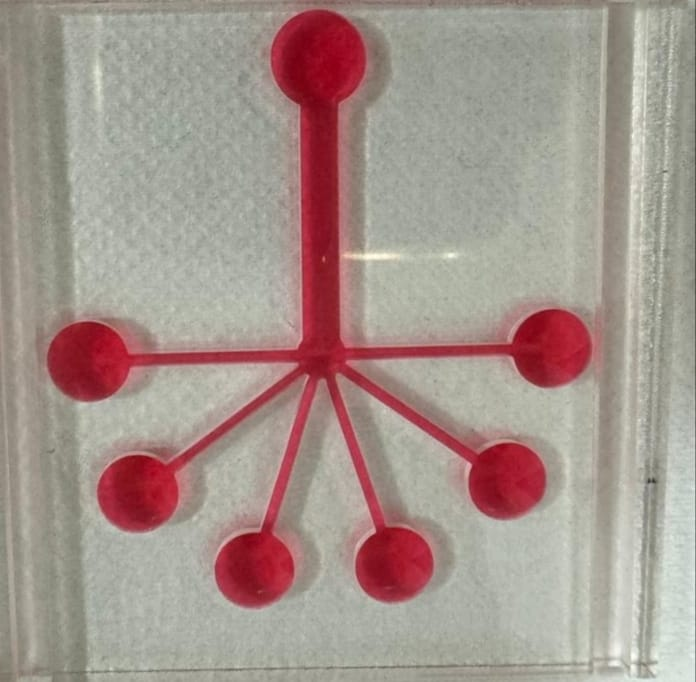
#> input picture Project_imgPROCESSING_img.jpeg, 696 x 682 px
$ python RGB_edgedetect.py
#> lines starting #> are read from the running program, lines starting #| are printed output that depends on the picture; after the words box and inside, x2 and y2 are one past the last pixel; in counts of white or black regions, pixels touching at a corner belong together
import cv2
import numpy as np

# Read the input image
image = cv2.imread('Project_imgPROCESSING_img.jpeg')
#> image is the input picture: shape (682, 696, 3); mean B, G, R 141, 148.2, 165.3

# Convert the image to grayscale
gray = cv2.cvtColor(image, cv2.COLOR_BGR2GRAY)
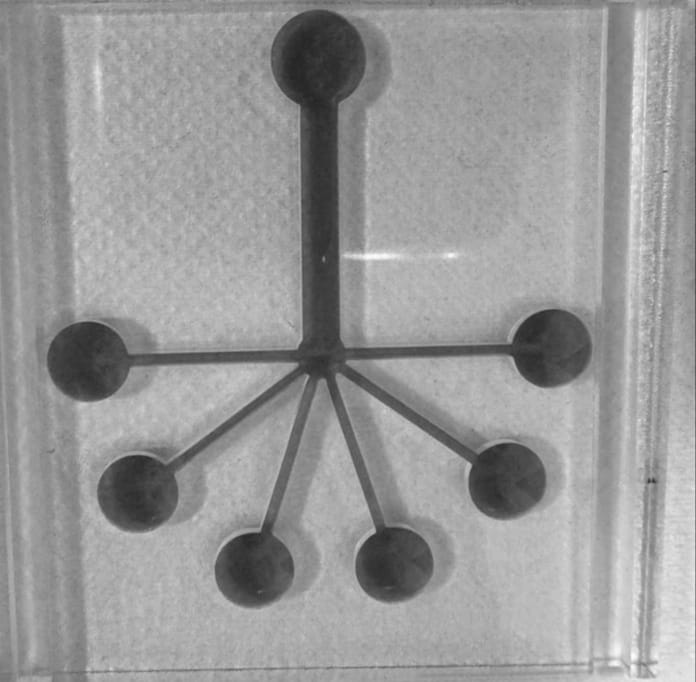
#> gray: shape (682, 696); min 36, max 253, mean 152.5

# Perform Gaussian blurring to reduce noise
blurred = cv2.GaussianBlur(gray, (5, 5), 0)

# Apply Hough Circle Transform for circle detection
circles = cv2.HoughCircles(blurred, cv2.HOUGH_GRADIENT, dp=1, minDist=50,
                            param1=200, param2=30, minRadius=10, maxRadius=100)
#> circles = [[87.5, 361.5, 40.5], [317.5, 58.5, 48.4], [137.5, 493.5, 39.2], [254.5, 570.5, 39.3], [552.5, 348.5, 40.3], [392.5, 565.5, 37.5], [506.5, 481.5, 39.4]]

# Dictionary mapping circle indices to their names
circle_names = {0: "Circle 1", 1: "Circle 2", 2: "Circle 3", 3: "Circle 4", 4: "Circle 5", 5: "Circle 6", 6: "Circle 7"}  # Add more names as needed

# If circles are detected
if circles is not None:
    # Convert the (x, y) coordinates and radius of the circles to integers
    circles = np.round(circles[0, :]).astype("int")
#> circles = [[88, 362, 40], [318, 58, 48], [138, 494, 39], [254, 570, 39], [552, 348, 40], [392, 566, 38], [506, 482, 39]]

    # Loop over the detected circles
    for i, (x, y, r) in enumerate(circles):
        # Extract the circular region as ROI
        roi = image[y - r:y + r, x - r:x + r]

        # Calculate the average color (RGB values) within the ROI
        avg_color = np.mean(roi, axis=(0, 1)).astype(int)

        # Calculate the color strength (e.g., sum of RGB values)
        color_strength = np.sum(avg_color)

        # Print the name, average color, and color strength
        name = circle_names.get(i, "Unknown")
        print(f"Circle Name: {name}")
        print("Average Color (RGB):", avg_color)
        print("Color Strength:", color_strength)

        # Draw the circle and bounding box
        cv2.circle(image, (x, y), r, (0, 255, 0), 2)
        cv2.putText(image, name, (x - 50, y - r - 10), cv2.FONT_HERSHEY_SIMPLEX, 0.5, (0, 255, 0), 2)
#> this loop made 7 passes
#> (x, y, r, avg_color, color_strength, name) on passes 1 to 7: (88, 362, 40, [59, 49, 150], 258, 'Circle 1'), (318, 58, 48, [55, 41, 147], 243, 'Circle 2'), (138, 494, 39, [65, 53, 158], 276, 'Circle 3'), (254, 570, 39, [70, 59, 159], 288, 'Circle 4'), (552, 348, 40, [67, 57, 159], 283, 'Circle 5'), (392, 566, 38, [70, 58, 159], 287, 'Circle 6'), (506, 482, 39, [69, 57, 159], 285, 'Circle 7')
#> (printed output is left out)
#> pass 1, `roi = image[y - r:y + r, x - r:x + r]`:
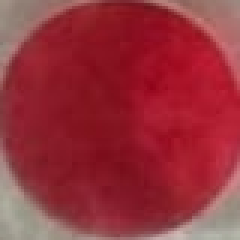
#> roi: shape (80, 80, 3) (shown 3 times larger); mean B, G, R 59.7, 49.6, 150.6
#> pass 2, `roi = image[y - r:y + r, x - r:x + r]`:
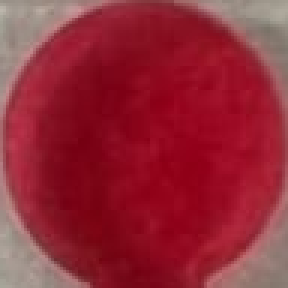
#> roi: shape (96, 96, 3) (shown 3 times larger); mean B, G, R 55.6, 41.2, 147.2
#> pass 3, `roi = image[y - r:y + r, x - r:x + r]`:
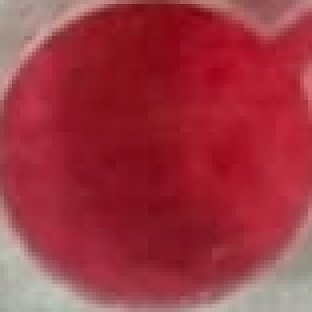
#> roi: shape (78, 78, 3) (shown 4 times larger); mean B, G, R 65.3, 53.7, 158.7
#> after the loop:
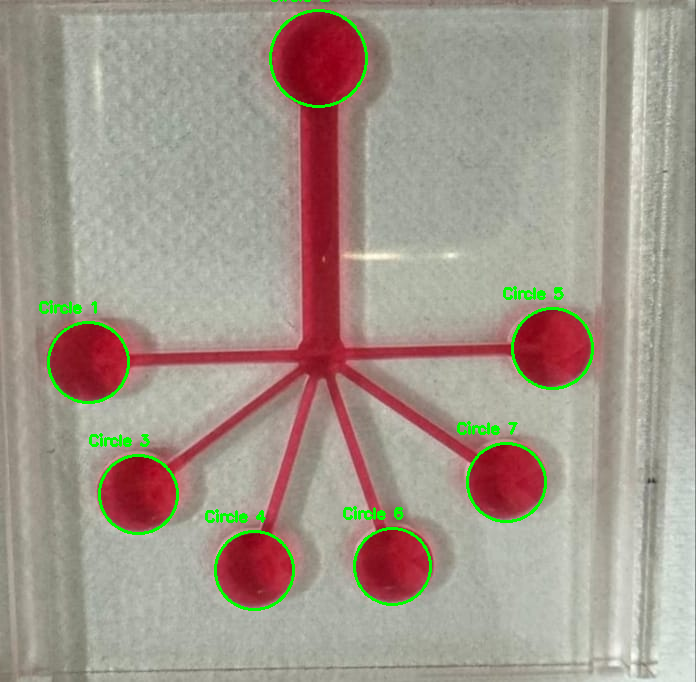
#> image: shape (682, 696, 3); 1.63% of pixels changed, all inside (x1, y1, x2, y2) = (39, 0, 594, 611)
#> after the loop:
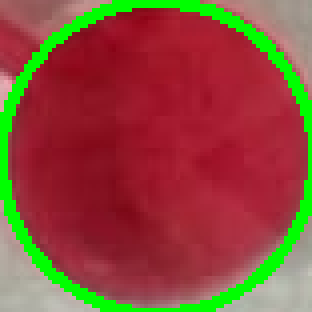
#> roi: shape (78, 78, 3) (shown 4 times larger); mean B, G, R 58.4, 74.3, 141.4

# Display the output image
cv2.imshow('Detected Circles', image)
cv2.waitKey(0)
cv2.destroyAllWindows()
